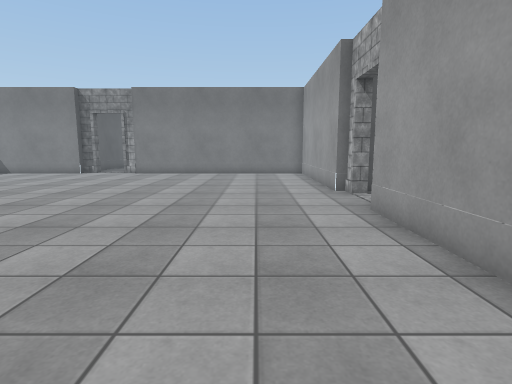
View 1 (above)

20 first-person views from a walk through a Unity game level. The camera is 1.3 m above the floor, tilts 8° down and sees 80° across. Doors are open. The floor is counted in squares, 1 m on a side. Each view is taken from the middle of a square. On the plan, view 1 faces up. The plan holds only what a view shows up to about 14 squares ahead; the rest is blank. The place goes on beyond the plan. The player is left out. Some surface patterns are stand-ins.

View 2
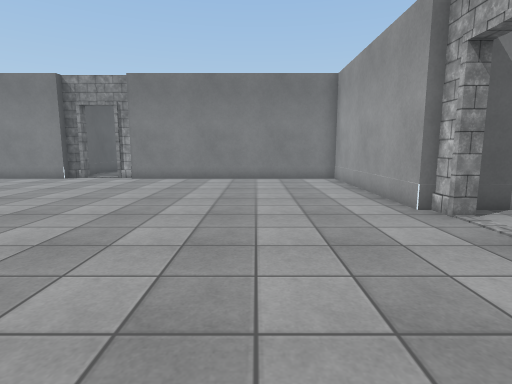

View 3
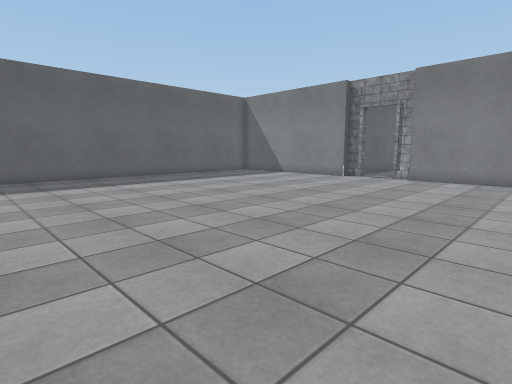

View 4
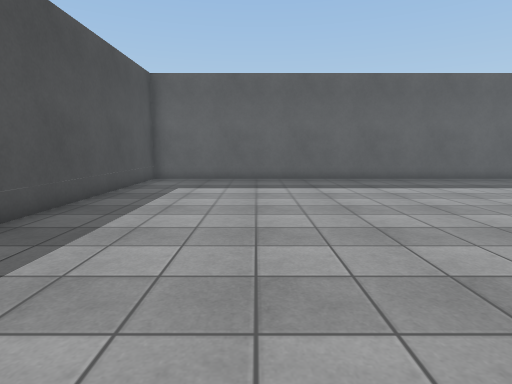

View 5
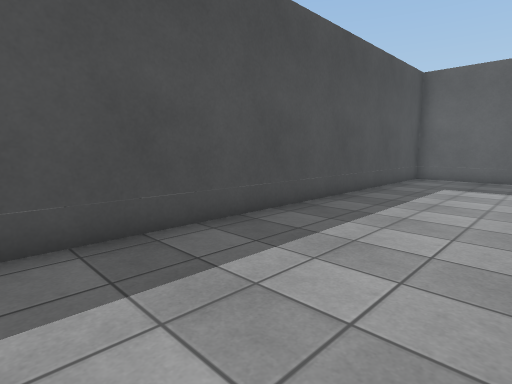

View 6
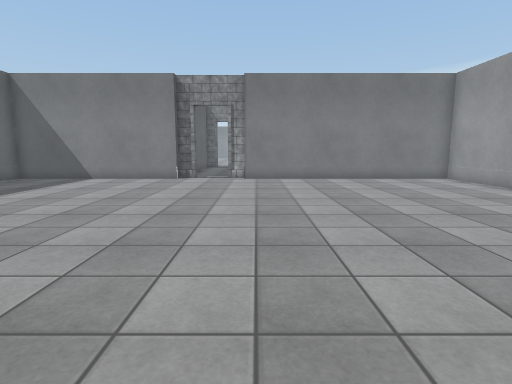

View 7
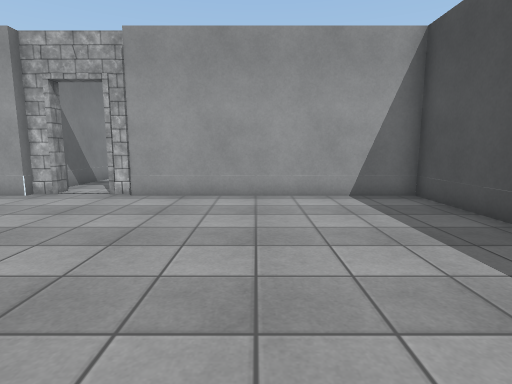

View 8
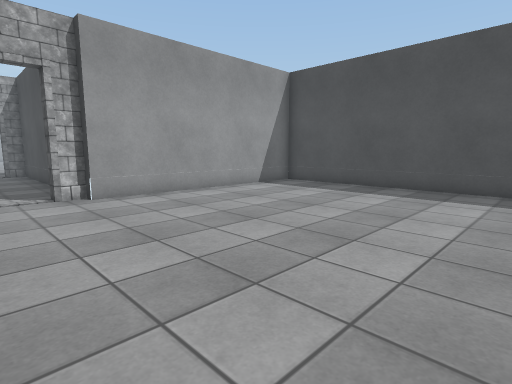

View 9
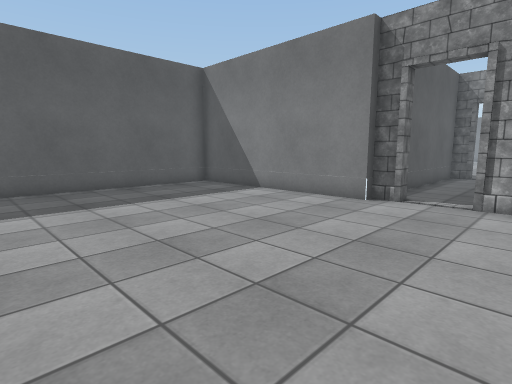

View 10
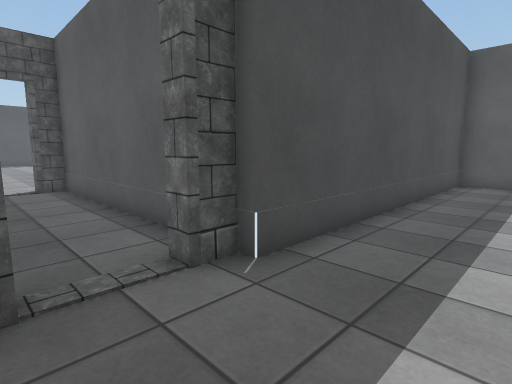

View 11
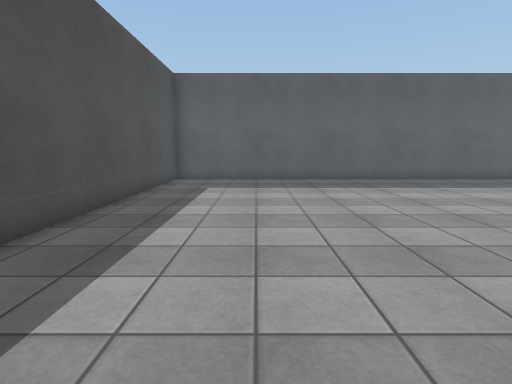

View 12
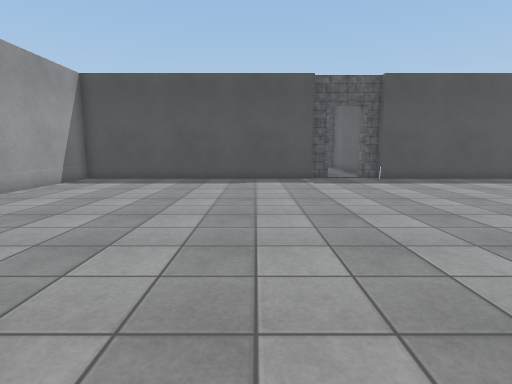

View 13
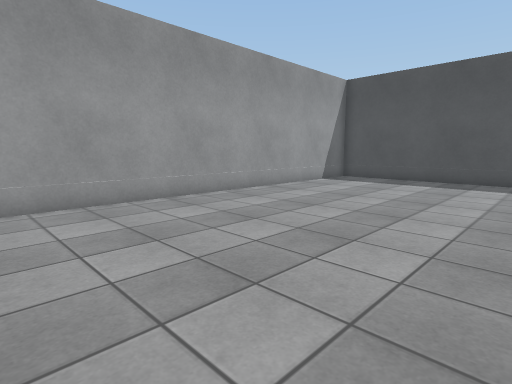

View 14
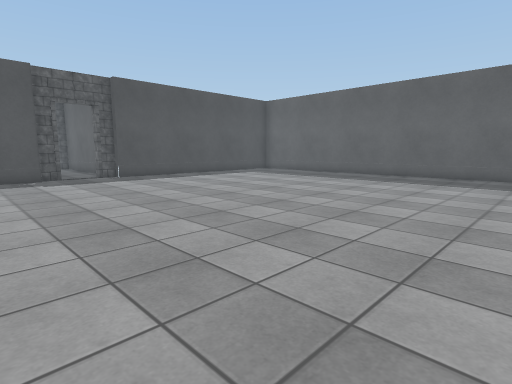

View 15
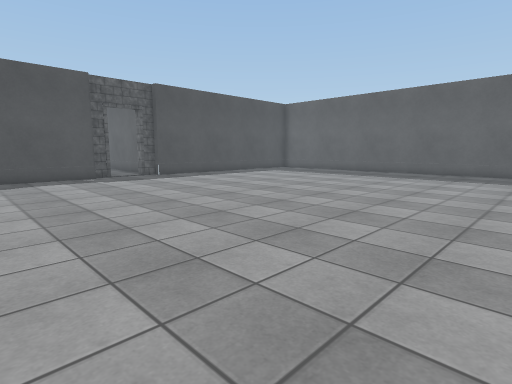

View 16
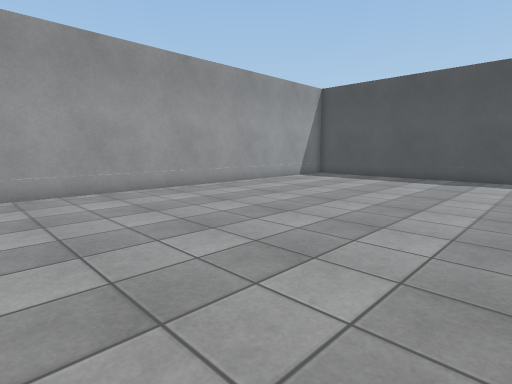

View 17
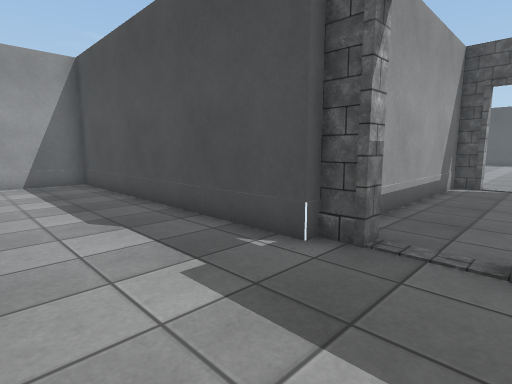

View 18
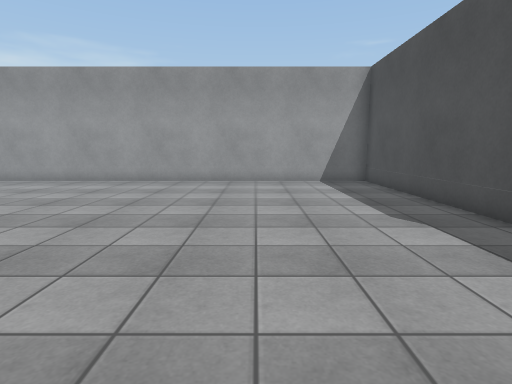

View 19
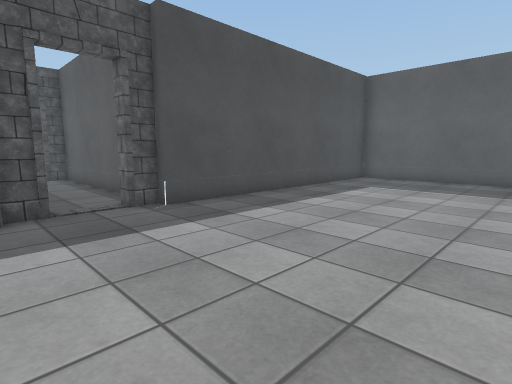

View 20
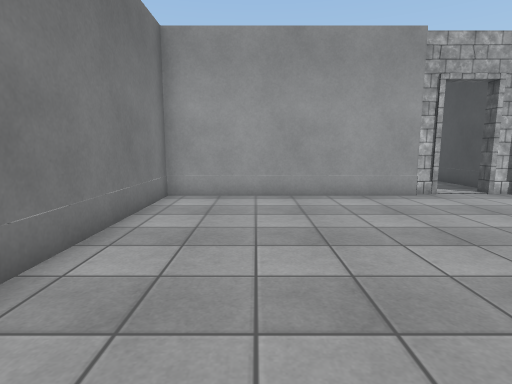

### Floor plan
Ten units are one square. View 1 is at (0, 0); x grows to the right and y downward. Boxes are objects, and circles mark ways between rooms. Rooms are numbered by the first view taken in them; rooms with no view inside come last. Other rooms are left out.
<svg viewBox="-200 -410 240 430">
<path fill="none" stroke="#000" d="M-65 -168 -73 -168M-94 -165 -165 -165 -165 15 25 15 25 -65M-88 -168 -95 -168M25 -94 25 -165 -65 -165M28 -87 28 -95M28 -65 28 -72M-66 -255 35 -255 35 -405M-73 -252 -65 -252M-95 -252 -88 -252M-195 -404 -195 -255 -95 -255M-73 -172 -65 -172 -65 -230M-88 -248 -95 -248 -95 -172 -88 -172"/>
<circle cx="-80" cy="-170" r="3" fill="#2a7"/>
<circle cx="-80" cy="-250" r="3" fill="#2a7"/>
<text x="-70" y="-80">1</text>
<text x="-80" y="-330">2</text>
<text x="-80" y="-210">3</text>
</svg>
Room 1 opens to room 3. Room 2 opens to room 3.

Where each view was taken, in squares from view 1:
view 1: 0 up, 0 right, facing up
view 2: 3 up, 1 left, facing up
view 3: 3 up, 2 left, facing up-left
view 4: 3 up, 3 left, facing left
view 5: 3 up, 2 left, facing down-left
view 6: 3 up, 6 left, facing up
view 7: 3 up, 6 left, facing right
view 8: 9 up, 6 left, facing down-right
view 9: 9 up, 6 left, facing up-left
view 10: 28 up, 7 left, facing down-left
view 11: 29 up, 6 left, facing left
view 12: 39 up, 4 left, facing down
view 13: 39 up, 4 left, facing down-right
view 14: 40 up, 4 left, facing down-left
view 15: 40 up, 2 left, facing down-left
view 16: 40 up, 6 left, facing down-right
view 17: 29 up, 9 left, facing down-right
view 18: 30 up, 9 left, facing right
view 19: 32 up, 6 left, facing down-left
view 20: 14 up, 6 left, facing right
